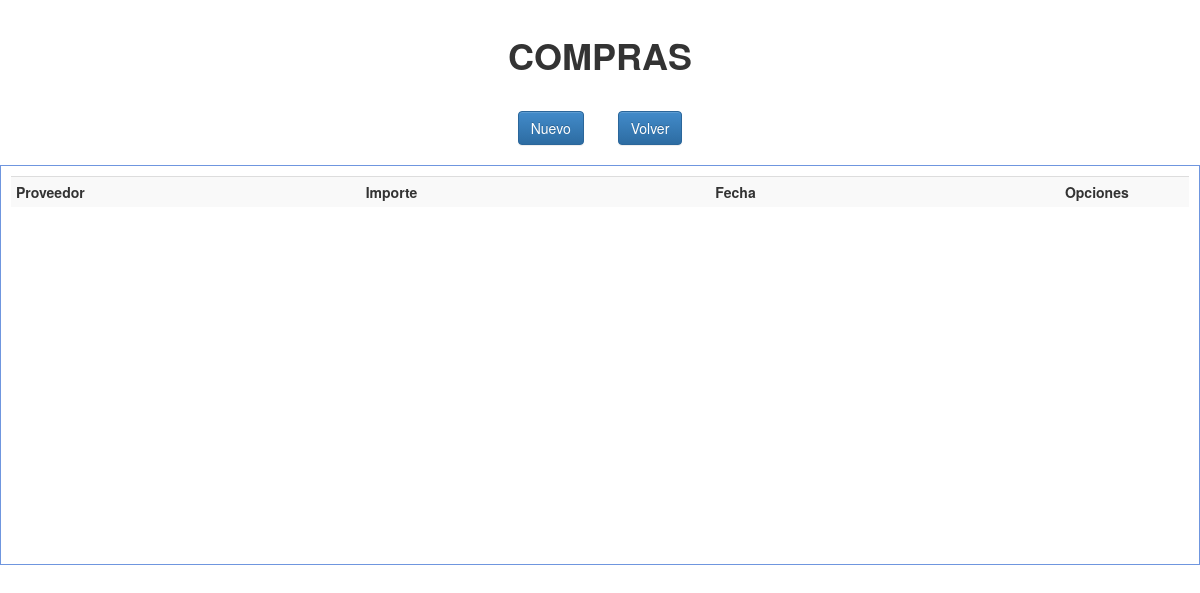
Page /php/compras.php on the earlier database version.
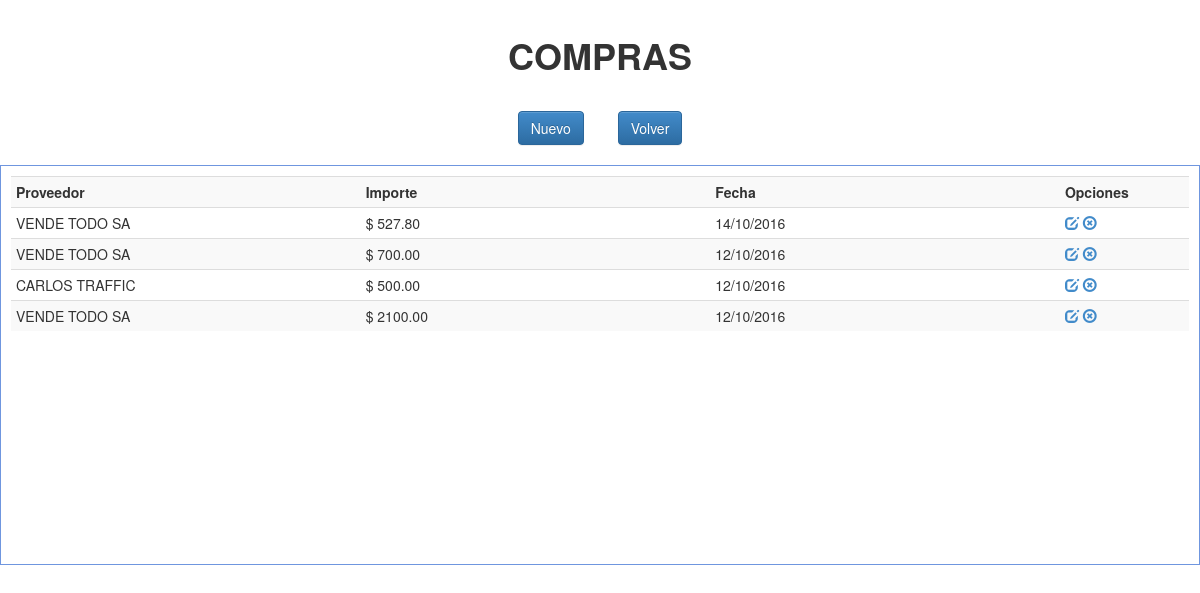
Same page on the later database version.
### tables this page shows
CREATE TABLE IF NOT EXISTS `compras` (
  `id_compra` int(11) NOT NULL AUTO_INCREMENT,
  `importe_compra` decimal(10,2) NOT NULL,
  `fecha_compra` date NOT NULL,
  `id_provee_compra` int(11) NOT NULL,
  PRIMARY KEY (`id_compra`)
);

CREATE TABLE IF NOT EXISTS `proveedores` (
  `id_prove` int(11) NOT NULL AUTO_INCREMENT,
  `nomb_prove` varchar(35) NOT NULL,
  `tipo_prove` varchar(35) NOT NULL,
  `direccion_prove` varchar(50) NOT NULL,
  `celular_prove` bigint(13) NOT NULL,
  `fecha_reg_prove` date NOT NULL,
  `cuil_prove` bigint(11) NOT NULL,
  `email_prove` varchar(100) NOT NULL,
  PRIMARY KEY (`id_prove`)
);

### php/conexion.php (called while the page is built, shortened)
<?php
function fechaNormal($fecha){
		$nfecha = date('d/m/Y',strtotime($fecha));
		return $nfecha;
}
?>

### php/compras.php (the view, shortened to what this page needs)
<!DOCTYPE html PUBLIC "-//W3C//DTD XHTML 1.0 Transitional//EN" "http://www.w3.org/TR/xhtml1/DTD/xhtml1-transitional.dtd">
<html xmlns="http://www.w3.org/1999/xhtml">
<head>
<link href="../css/estilo.css" rel="stylesheet">
<link href="../bootstrap/css/bootstrap.css" rel="stylesheet">
<link href="../bootstrap/css/bootstrap.min.css" rel="stylesheet">
<link href="../bootstrap/css/bootstrap-theme.css" rel="stylesheet">
<link href="../bootstrap/css/bootstrap-theme.min.css" rel="stylesheet">
</head>
<body>
    <header><big><strong><font color="#333333">COMPRAS</strong></big></header>
    <section>
    <table border="0" align="center">
        <tr>
            <td width="100"><button id="nuevo-comp" class="btn btn-primary">Nuevo</button></td>
            <td witdh="200"><form><button id="volver" class="btn btn-primary"  onclick="history.back()">Volver</button></form></td>
        </tr>
    </table>
    </section>
    <div class="registros" id="agrega-registros">
        <table class="table table-striped table-condensed table-hover">
            <tr>
                <th width="200">Proveedor</th>
                <th width="200">Importe</th>
                <th width="200">Fecha</th>
                <th width="50">Opciones</th>
            </tr>
        <?php
            include('../php/conexion.php');
            $registro = mysql_query("SELECT * FROM compras, proveedores WHERE id_prove = id_provee_compra ORDER BY id_compra DESC");
            while($registro2 = mysql_fetch_array($registro)){
                echo '<tr>
                        <td>'.$registro2['nomb_prove'].'</td>
                        <td>$ '.$registro2['importe_compra'].'</td>
                        <td>'.fechaNormal($registro2['fecha_compra']).'</td>
                        <td><a href="javascript:editarCompra('.$registro2['id_compra'].');" class="glyphicon glyphicon-edit"></a> <a href="javascript:eliminarCompra('.$registro2['id_compra'].');" class="glyphicon glyphicon-remove-circle"></a></td>
                    </tr>';
            }
        ?>
        </table>
    </div>
</body>
</html>

Differences in the rows shown:
added compras: proveedores.nomb_prove "VENDE TODO SA", importe_compra "527.80", fecha_compra "14/10/2016"
added compras: proveedores.nomb_prove "VENDE TODO SA", importe_compra "700.00", fecha_compra "12/10/2016"
added compras: proveedores.nomb_prove "CARLOS TRAFFIC", importe_compra "500.00", fecha_compra "12/10/2016"
added compras: proveedores.nomb_prove "VENDE TODO SA", importe_compra "2100.00", fecha_compra "12/10/2016"
